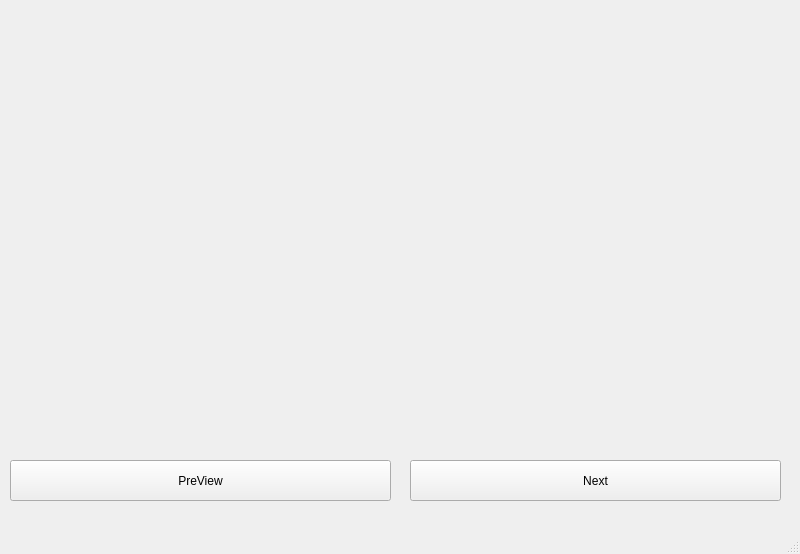
<?xml version="1.0" encoding="UTF-8"?>
<ui version="4.0">
 <class>MainWindow</class>
 <widget class="QMainWindow" name="MainWindow">
  <property name="geometry">
   <rect>
    <x>0</x>
    <y>0</y>
    <width>800</width>
    <height>554</height>
   </rect>
  </property>
  <property name="windowTitle">
   <string>MainWindow</string>
  </property>
  <widget class="QWidget" name="centralwidget">
   <widget class="QLabel" name="labelPhoto">
    <property name="geometry">
     <rect>
      <x>10</x>
      <y>0</y>
      <width>771</width>
      <height>451</height>
     </rect>
    </property>
    <property name="text">
     <string/>
    </property>
    <property name="pixmap">
     <pixmap>C:/Users/mekik/Pictures/Screenshots/Screenshot (5).png</pixmap>
    </property>
    <property name="scaledContents">
     <bool>true</bool>
    </property>
   </widget>
   <widget class="QPushButton" name="pushButton_Preview">
    <property name="geometry">
     <rect>
      <x>10</x>
      <y>460</y>
      <width>381</width>
      <height>41</height>
     </rect>
    </property>
    <property name="text">
     <string>PreView</string>
    </property>
   </widget>
   <widget class="QPushButton" name="pushButton__Next">
    <property name="geometry">
     <rect>
      <x>410</x>
      <y>460</y>
      <width>371</width>
      <height>41</height>
     </rect>
    </property>
    <property name="text">
     <string>Next</string>
    </property>
   </widget>
  </widget>
  <widget class="QMenuBar" name="menubar">
   <property name="geometry">
    <rect>
     <x>0</x>
     <y>0</y>
     <width>800</width>
     <height>21</height>
    </rect>
   </property>
  </widget>
  <widget class="QStatusBar" name="statusbar"/>
 </widget>
 <resources/>
 <connections/>
</ui>
